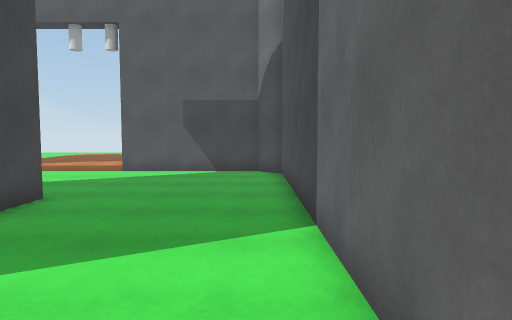
[1] (above)

17 first-person views from a walk through a scene from a Unity 3-D project. The camera is 1.5 m above the floor, tilts 4° down and sees 70° across. The floor is counted in squares, 1 m on a side. Each view is taken from the middle of a square. On the plan, view 1 faces up. The plan holds only what a view shows up to about 16 squares ahead; the rest is blank. The place goes on beyond the plan.

[2]
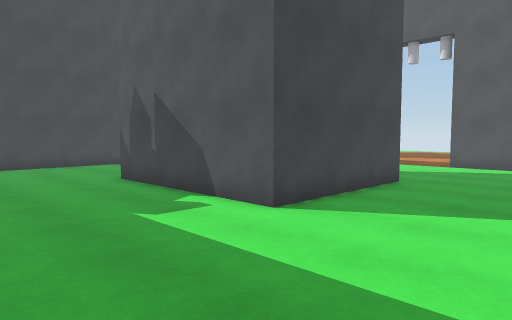

[3]
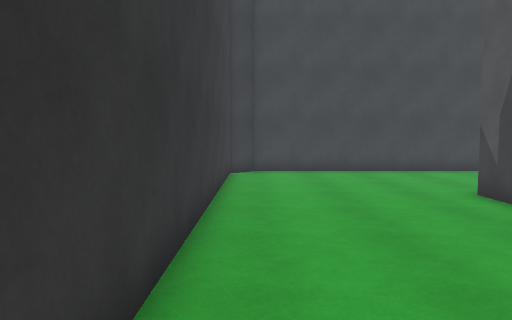

[4]
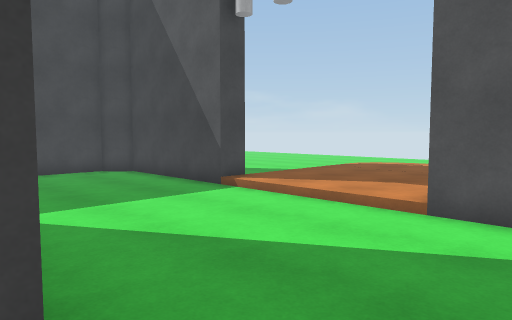

[5]
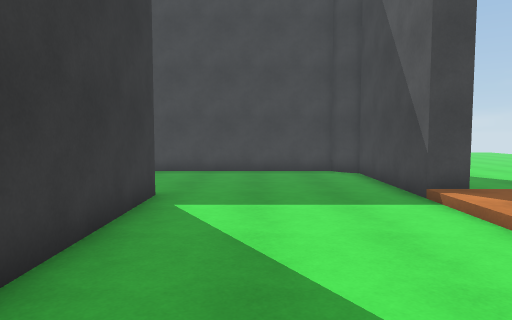

[6]
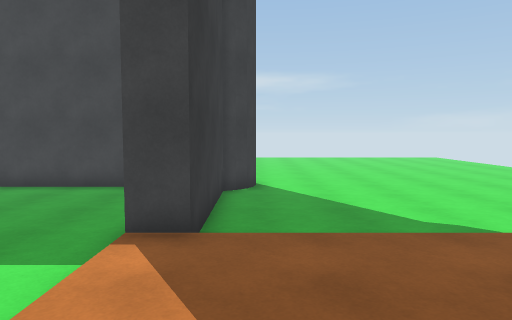

[7]
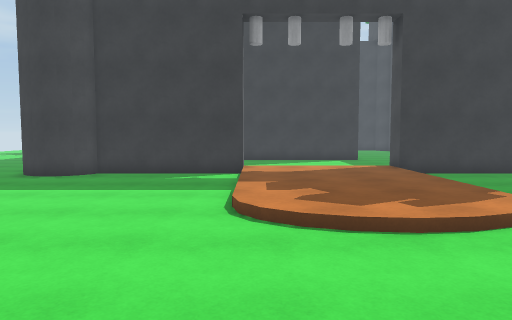

[8]
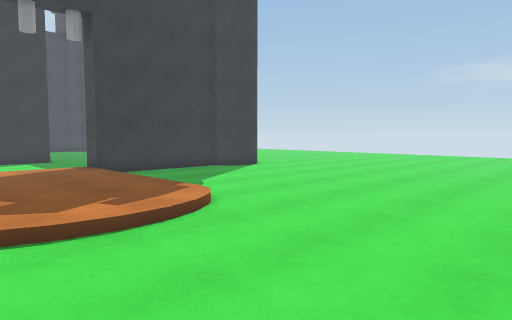

[9]
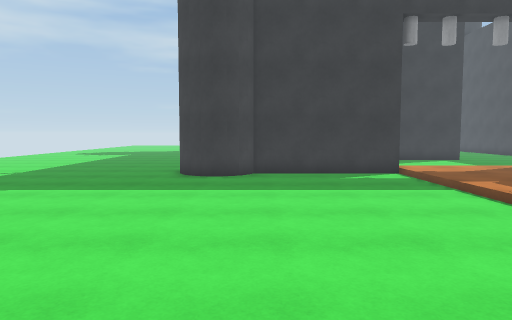

[10]
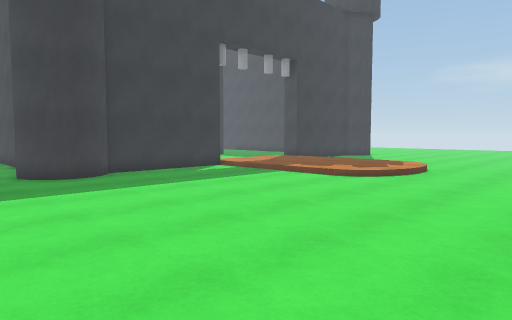

[11]
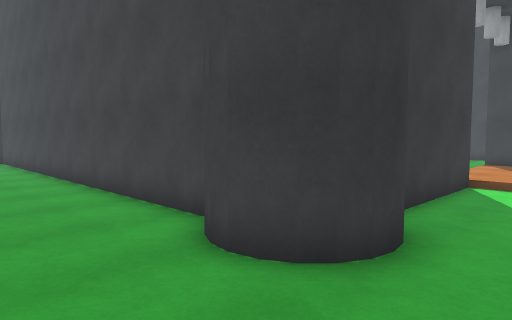

[12]
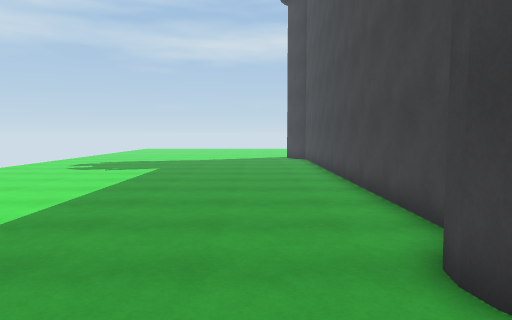

[13]
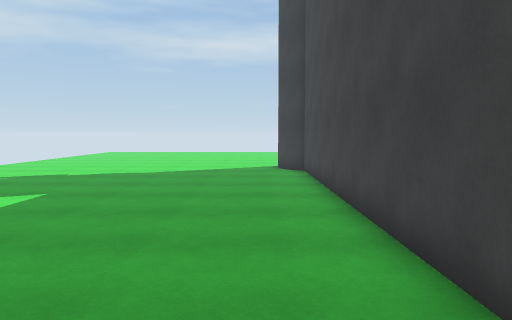

[14]
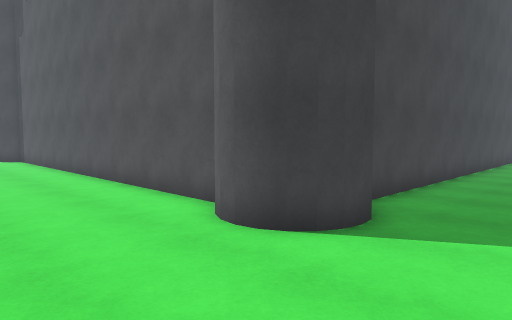

[15]
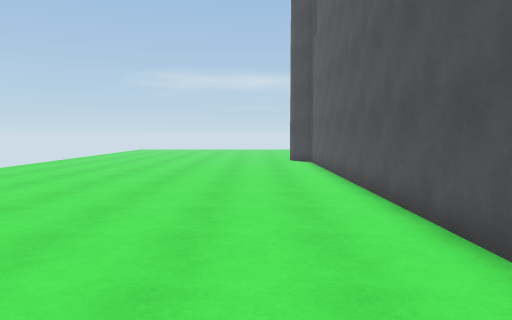

[16]
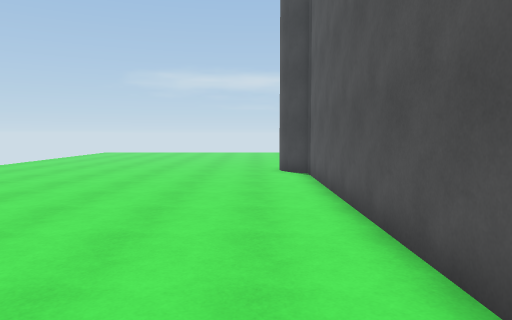

[17]
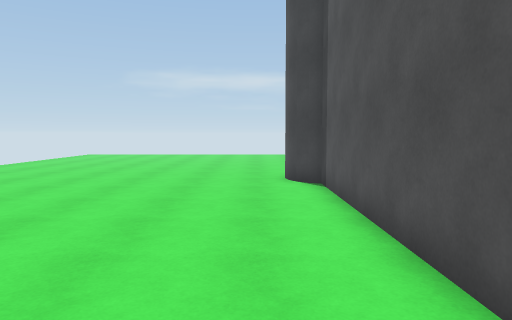

### Floor plan
Key: @ floor where view 1 was taken; # wall or solid block; . main floor; : floor 0.25 m higher than the main floor; / step, stairs or slope.
Columns run from 19 left of view 1 to 6 right of it. Each row starts with its distance up from view 1.
 30              .     .     .
 29      ......      ......
 28 ........................
 27 .........................
 26 .........................
 25 .........................
 24 ........//:://...........
 23 ........::::::...........
 22 ........::::::............
 21 ........::::::............
 20 ........::::::............
 19 ........::::::............
 18 ........::::::............
 17  #......::::::......##....
 16  #######::::::#########...
 15  #######//////#########...
 14  #..................##....
 13  #..................##....
 12  #..................##....
 11  #..................##....
 10  #..................##....
  9  #..................##....
  8  #.....########.....##....
  7  #.           #.....##....
  6  #.           #.....##....
  5  #..          #.....##....
  4  #....        #.....##....
  3  #.....########.....##....
  2  #................. ##....
  1  #................. ##....
  0  #.................@ #....
 -1  #................   #....
 -2  #...............    #....
 -3  #............  .  . #....
 -4  ###############     ##...
 -5  ######################..
 -6 ##..................##...
 -7 .........................
 -8 ........................
 -9 .......................
-10 ....................     .

Where each view was taken, in squares from view 1:
view 1: 0 up, 0 right, facing up
view 2: 3 down, 0 right, facing up-left
view 3: 3 down, 3 left, facing left
view 4: 8 up, 3 left, facing up-left
view 5: 11 up, 3 left, facing left
view 6: 17 up, 6 left, facing left
view 7: 30 up, 6 left, facing down
view 8: 30 up, 6 left, facing down-left
view 9: 30 up, 0 right, facing down
view 10: 30 up, 6 right, facing down-left
view 11: 19 up, 6 right, facing down-left
view 12: 19 up, 5 right, facing down
view 13: 12 up, 4 right, facing down
view 14: 10 down, 6 right, facing up-left
view 15: 8 down, 3 right, facing left
view 16: 7 down, 3 left, facing left
view 17: 7 down, 6 left, facing left
